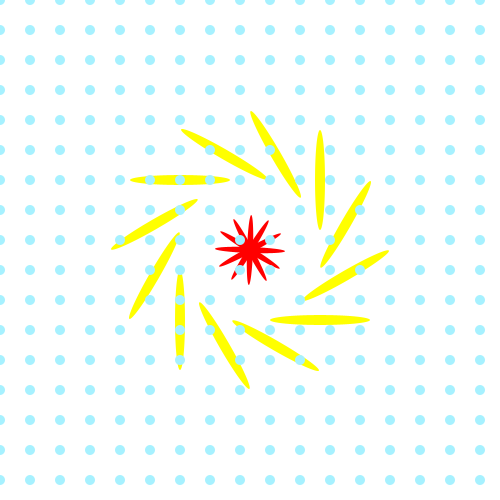
Frame 1 (no input)
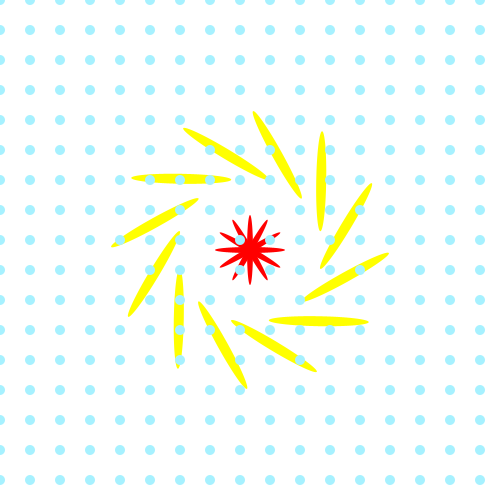
Frame 60 (the mouse pressed at the canvas centre just before this capture)
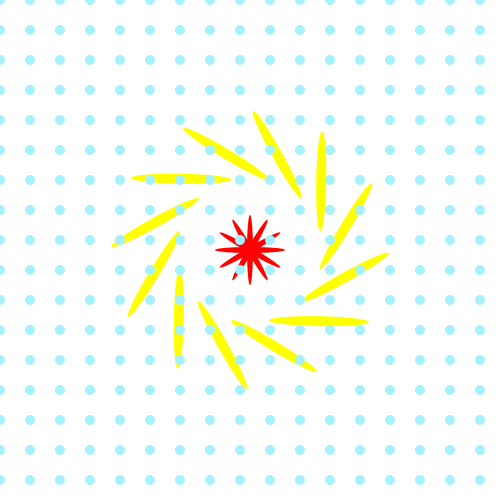
Frame 120 (the mouse held since frame 60 and released just before this capture)

The Processing sketch that drew these frames (run headless with seeded random() and noise(); from frame 60 on, the mouse is pressed at the canvas centre):

// Processing sketch: flower_turn
// ── flower_turn.pde
void setup(){
  size(500,500);
}
int a=0;
int l=0;

void draw(){
  background(255);
  translate(width/2,height/2);
  
  pushMatrix();
  rotate(radians(a+=2));
  for(int i=0; i<6; i++){
     noStroke();
     fill(#FF0000);
     ellipse(0,0,70,6);
     rotate(radians(30));
  }
  popMatrix();
  
  pushMatrix();
  rotate(radians(l--));
  for(int t=0; t<12; t++){
    noStroke();
    fill(#FFFF00);
    ellipse(-70,-70,100,10);
    rotate(radians(30));
  }
  popMatrix();
  
  for(int x=-width/2; x<width; x+=30){
    for(int y=-height/2; y<height; y+=30){
      fill(#A7F1FF);
     ellipse(x,y,10,10);
    }
  }
}
